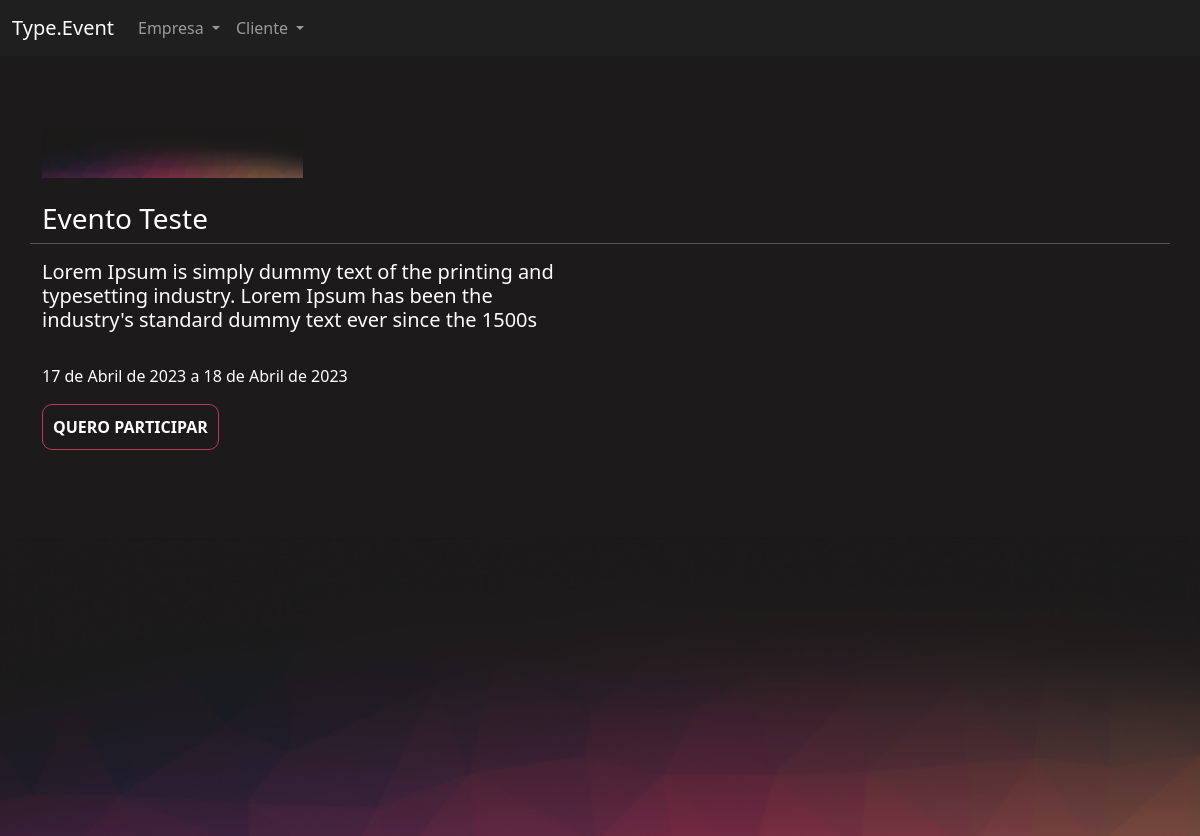
The app's page /eventos/inscrever_evento/1/ (signed in) with its own data.
### eventos/models.py (models this page shows, shortened)
class Evento(models.Model):
    criador = models.ForeignKey(User, on_delete=models.DO_NOTHING)
    nome = models.CharField(max_length=200)
    descricao = models.TextField()
    data_inicio = models.DateField()
    data_termino = models.DateField()
    carga_horaria = models.IntegerField()
    logo = models.FileField(upload_to="logos")
    cor_principal = models.CharField(max_length=7)
    cor_secundaria = models.CharField(max_length=7)
    cor_fundo = models.CharField(max_length=7)
    participantes = models.ManyToManyField(User, related_name="evento_participante", null=True, blank=True)

### eventos/views.py (the view)
# urls.py: path('inscrever_evento/<int:id>/', views.inscrever_evento, name="inscrever_evento"),
@login_required
def inscrever_evento(request, id):
    evento = get_object_or_404(Evento, id=id)
    if request.method == "GET":
        return render(request, 'inscrever_evento.html', {'evento': evento})
    elif request.method == "POST":
        evento.participantes.add(request.user)
        evento.save()
        messages.add_message(request, constants.SUCCESS, 'Inscrição realizada com sucesso')
        return redirect(f'/eventos/inscrever_evento/{id}')

### eventos/templates/inscrever_evento.html (shortened to what this page needs)
{% extends 'bases/base_evento.html' %}
{% block 'conteudo' %}
    <br>
    <br>
    <div class="container">
        <div class="row">
            <div class="col-md-3">
                <br>
                <img width="100%" src="{{evento.logo.url}}">
                <br>
                <br>
                <h3>{{evento.nome}}</h3>
            </div>
            <hr>
            <div class="col-md-6">
                <h5>Lorem Ipsum is simply dummy text of the printing and typesetting industry. Lorem Ipsum has been the industry's standard dummy text ever since the 1500s</h5>
                <br>
                <p>{{evento.data_inicio}} a {{evento.data_termino}}</p>
                {% if request.user in evento.participantes.all %}
                    <input style="border-color: green;" type="submit" class="btn-principal" value="JÁ ESTÁ PARTICIPANDO" disabled>
                {% else%}
                    <form action="{% url 'inscrever_evento' evento.id %}" method="POST">{% csrf_token %}
                        <input type="submit" class="btn-principal" value="QUERO PARTICIPAR">
                    </form>
                {% endif %}
            </div>
        </div>
    </div>
{% endblock %}

### templates/static/geral/css/base.css (style rules this page uses)
body { color: white !important; }
:root { --main-color: #201F1F; --dark-color: #1C1A1A; --contrast-color: #BE375F; --differential-color: #ED8554; }

### templates/static/eventos/css/evento.css (style rules this page uses)
body { background-color: #1C1A1A; }

### templates/static/usuarios/css/usuarios.css (style rules this page uses)
.btn-principal { background-color: transparent; border: 1px solid var(--contrast-color); color: white; padding: 10px; border-radius: 10px; font-weight: bold; }

### records on screen
Evento: logo (picture), nome "Evento Teste", data_inicio "17 de Abril de 2023", data_termino "18 de Abril de 2023"
